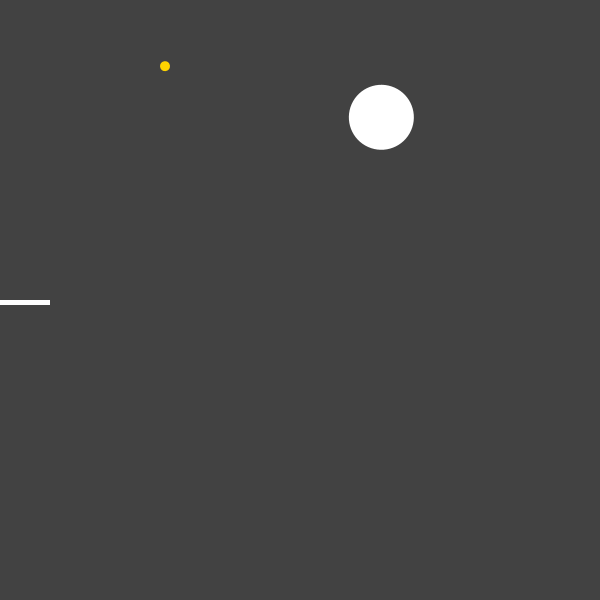
Frame 1 (no input)
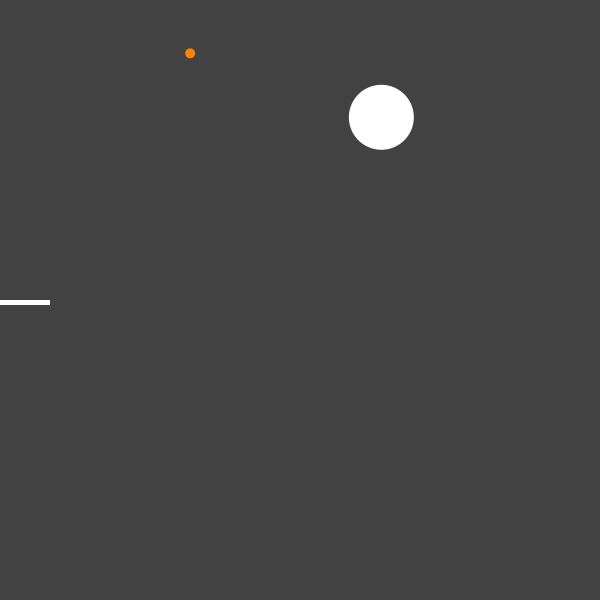
Frame 60 (the mouse pressed at the canvas centre just before this capture)
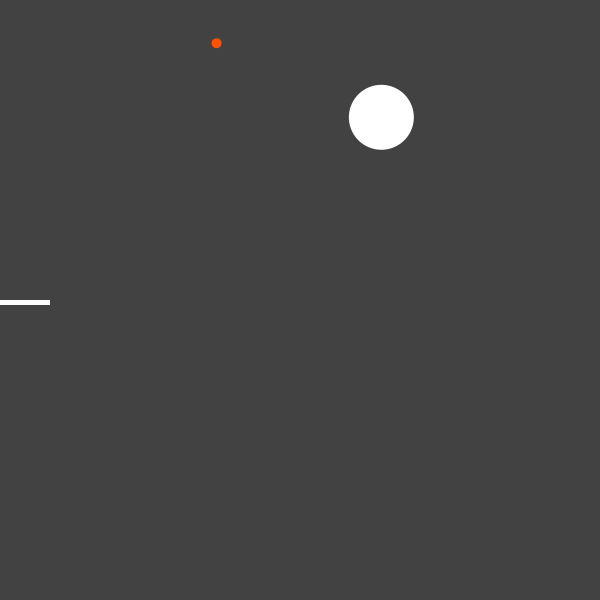
Frame 120 (the mouse held since frame 60 and released just before this capture)

The Processing sketch that drew these frames (run headless with seeded random() and noise(); from frame 60 on, the mouse is pressed at the canvas centre):

// Processing sketch: processing_123284
// ── processing_123284.pde

float counter = 0;
 
void setup()
{
  size(600, 600);
  colorMode(HSB, 360, 100, 100);
}
 
void draw()
{
 
  //Hintergrund
   
  if (hour() > 0 && hour() < 8)
  {
    background (58, 0, 78);
  }
  else
  {
    background(58, 0, 26);
  }
 
 
  if (hour() >=8 && hour() < 17)
  {
    background (58, 0, 78);
  }
  else
  {
    background(58, 0, 26);
  }
 
 
 
  translate(width/2, height/2);
 
  //Stunde
 
 
  {
    int h = hour()*25;
    fill(330, 0, 100);
    noStroke();
    rect(-300, 0, h, 5);
  }
 
 
  //Minute
  float min = map (minute(), 0, 60, 0, 360);
  pushMatrix();
  noStroke();
  fill (330, 0, 100);
  rotate (radians(min));
  translate (0, -200);
  ellipse (0, 0, 65, 65);
  popMatrix();
 
  //Sekunde
  float sec = map (second(), 0, 60, 0, 360);
  float b = map(sin(counter), -1, 1, 0, 100);
 
  pushMatrix();
  noStroke();
  fill (b, 100, 100);
  rotate (radians(sec));
  translate (0, -270);
  ellipse (0, 0, 10, 10);
  counter += 0.1;
  popMatrix();
}
